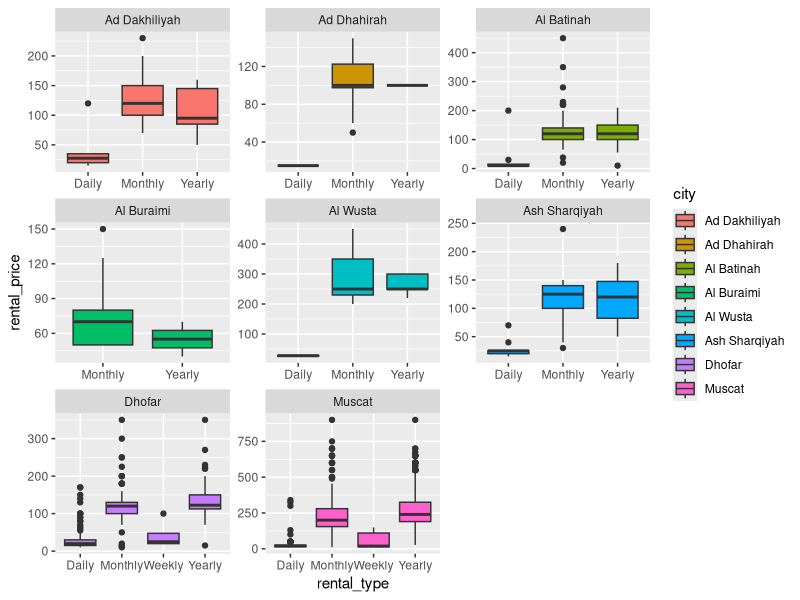
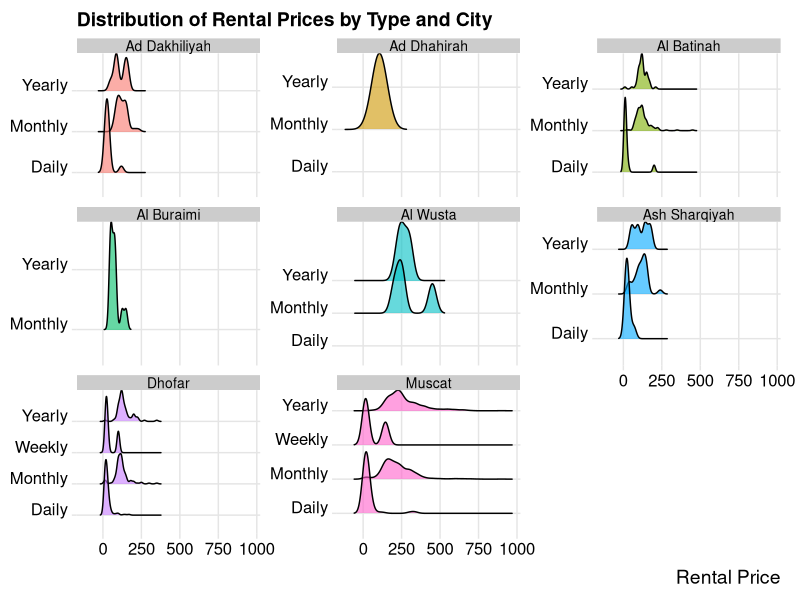

These figures' R source, in order:
## ---- chunk 1
knitr::opts_chunk$set(echo = TRUE)
install.packages("tidyverse")
library("tidyverse")
install.packages("dbplyr")
library(dplyr)
## ---- chunk 2
OpenSooqDF <- read_csv("df.csv",show_col_types = FALSE)
OpenSooqDF
## ---- chunk 3
str(OpenSooqDF)
## ---- chunk 4
head(OpenSooqDF)
## ---- chunk 5
OpenSooqDF %>%
  select(city,size_in_m2,rental_price)
## ---- chunk 6
OpenSooqDF %>%
  group_by(city) %>%
  summarise(
    avg_rent = mean(rental_price , na.rm = TRUE),
    min_rent = min (rental_price , na.rm = TRUE),
    max_rent = max (rental_price , na.rm = TRUE),
    count = n()
  )
## ---- chunk 7
muscatData <- OpenSooqDF %>%
  filter(city == "Muscat",
         num_of_rooms == "Two" ,
         rental_price <200)
muscatData
## ---- chunk 8
OpenSooqDF %>%
  mutate(price_per_m2 <-
           rental_price/size_in_m2)
## ---- chunk 9
ggplot(OpenSooqDF , aes (x=rental_type  , y=rental_price , fill=city)) + geom_boxplot()+facet_wrap(~city ,scale="free")
## ---- chunk 10
# in Daily:low prices in most cities with alot of outliers
# in monthly  :Muscat  and  alwsta shows higher prices
# in weekly: Muscat  and dhofar stands out with higher prices.
# in yearly : Muscat, Al Wusta, and Ash Sharqiyah show higher prices and many outliers.
## ---- chunk 11

install.packages("ggridges")
## ---- chunk 12
# Load libraries
library(ggplot2)
library(ggridges)
library(dplyr)

# Optional: Remove extreme rental prices for clarity
OpenSooqDF_clean <- OpenSooqDF %>%
  filter(rental_price < 1000)

# Basic ridgeline plot
ggplot(OpenSooqDF_clean, aes(x = rental_price, y = rental_type, fill = city)) +
  geom_density_ridges(alpha = 0.6) +
  facet_wrap(~ city, scales = "free_y") +
  theme_ridges() +
  theme(
    legend.position = "none",
    strip.text = element_text(size = 10),
    axis.title.y = element_blank()
  ) +
  xlab("Rental Price") +
  ggtitle("Distribution of Rental Prices by Type and City")
